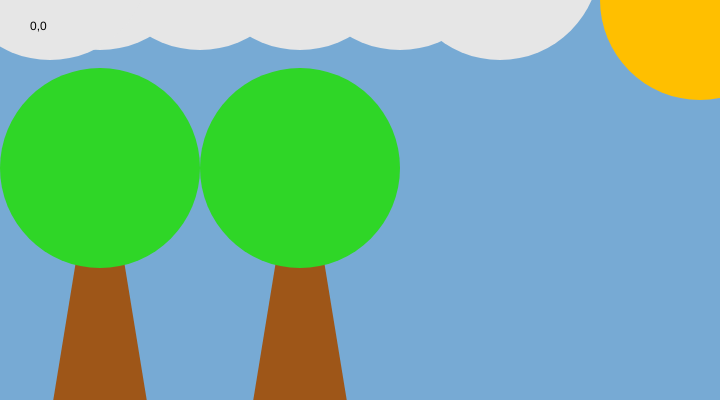
Frame 1 (no input)
Frame 60 (no input): identical to frame 1, image omitted
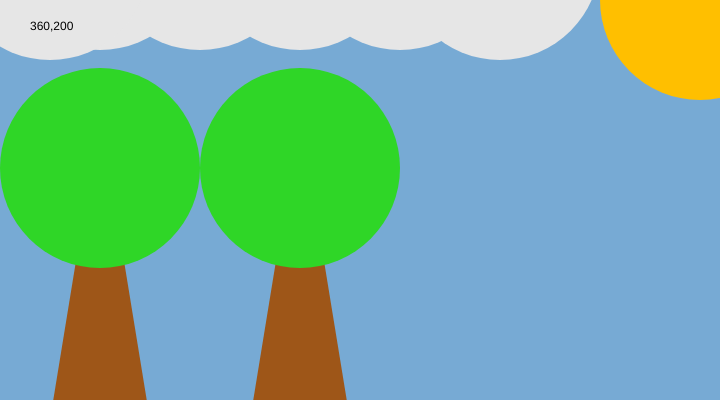
Frame 120 (the mouse pressed at the canvas centre since frame 60)

The p5.js sketch that drew these frames (run headless with seeded random() and noise() and a simulated clock; from frame 60 on, the mouse is pressed at the canvas centre):

// p5.js sketch
// ── sketch.js
function setup() {
  // Sets the screen to be 720 pixels wide and 400 pixels high
  createCanvas(720, 400);

}

function draw() {
  background('#77aad4');
  noStroke();

  fill('#9e5618');
  triangle(100,114, 50,420, 150,420);

  fill('#2fd627');
  ellipse(100, 168, 200, 200);

  fill('#9e5618');
  triangle(300,114, 250,420, 350,420);

  fill('#2fd627');
  ellipse(300, 168, 200, 200);

  fill('#ffbf00');
  ellipse(700, 0, 200, 200);

  fill('#e6e6e6');
  ellipse(300, -50, 200, 200);

  fill('#e6e6e6');
  ellipse(200, -50, 200, 200);

  fill('#e6e6e6');
  ellipse(100, -50, 200, 200);

  fill('#e6e6e6');
  ellipse(50, -40, 200, 200);

  fill('#e6e6e6');
  ellipse(400, -50, 200, 200);

  fill('#e6e6e6');
  ellipse(500, -40, 200, 200);
  //
  // fill('#fc0303');
  // rect(81, 81, 63, 63);
  //
  // fill('#fc03ba');
  // quad(189, 18, 216, 18, 216, 360, 144, 360);
  //
  // fill('#4a03fc');
  // ellipse(252, 144, 72, 72);
  //
  // fill('#03fc56');
  // triangle(288, 18, 351, 360, 288, 360);
  //
  // fill('#fc8803');
  // arc(479, 300, 280, 280, PI, TWO_PI);

  fill ('black')
  text(mouseX + ',' + mouseY, 30,30)
}

function mouseReleased(){
  console.log(mouseX + ',' + mouseY, 30,30);
}
